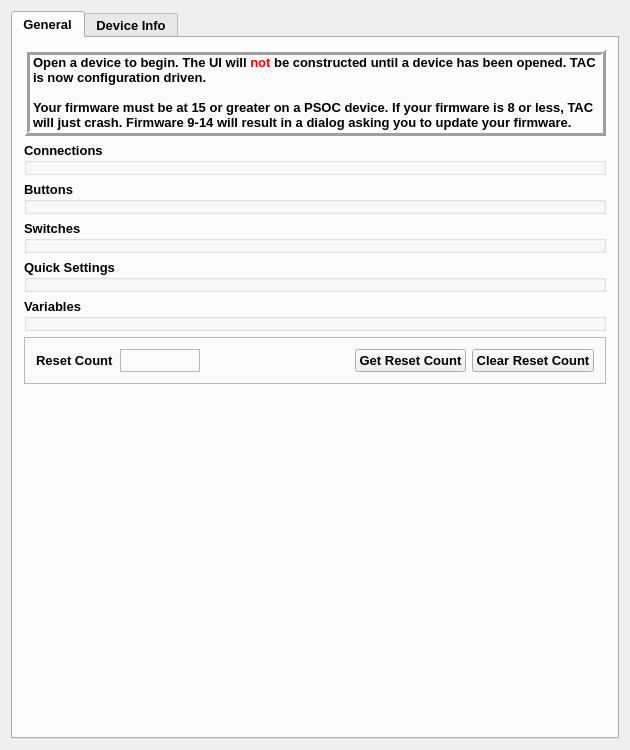
<?xml version="1.0" encoding="UTF-8"?>
<ui version="4.0">
 <class>TACFrameClass</class>
 <widget class="QWidget" name="TACFrameClass">
  <property name="geometry">
   <rect>
    <x>0</x>
    <y>0</y>
    <width>630</width>
    <height>750</height>
   </rect>
  </property>
  <property name="minimumSize">
   <size>
    <width>100</width>
    <height>500</height>
   </size>
  </property>
  <property name="windowTitle">
   <string>Test Automation Controller</string>
  </property>
  <property name="windowIcon">
   <iconset>
    <normaloff>:/TAC.png</normaloff>:/TAC.png</iconset>
  </property>
  <layout class="QVBoxLayout" name="verticalLayout">
   <item>
    <widget class="QTabWidget" name="_tabs">
     <property name="font">
      <font>
       <pointsize>10</pointsize>
       <bold>true</bold>
      </font>
     </property>
     <property name="currentIndex">
      <number>0</number>
     </property>
     <widget class="QWidget" name="General">
      <property name="minimumSize">
       <size>
        <width>200</width>
        <height>200</height>
       </size>
      </property>
      <attribute name="title">
       <string>General</string>
      </attribute>
      <layout class="QVBoxLayout" name="_generalLayout">
       <item>
        <widget class="QLabel" name="_messageForTheDim">
         <property name="frameShape">
          <enum>QFrame::Shape::Box</enum>
         </property>
         <property name="frameShadow">
          <enum>QFrame::Shadow::Raised</enum>
         </property>
         <property name="lineWidth">
          <number>3</number>
         </property>
         <property name="text">
          <string>&lt;html&gt;&lt;head/&gt;&lt;body&gt;&lt;p&gt;Open a device to begin. The UI will &lt;span style=&quot; color:#ff0000;&quot;&gt;not&lt;/span&gt; be constructed until a device has been opened. TAC is now configuration driven.&lt;br/&gt;&lt;br/&gt;Your firmware must be at 15 or greater on a PSOC device. If your firmware is 8 or less, TAC will just crash. Firmware 9-14 will result in a dialog asking you to update your firmware.&lt;/p&gt;&lt;/body&gt;&lt;/html&gt;</string>
         </property>
         <property name="wordWrap">
          <bool>true</bool>
         </property>
        </widget>
       </item>
       <item>
        <widget class="QGroupBox" name="_connectionsGroupBox">
         <property name="font">
          <font>
           <pointsize>10</pointsize>
           <bold>true</bold>
          </font>
         </property>
         <property name="title">
          <string>Connections</string>
         </property>
        </widget>
       </item>
       <item>
        <widget class="QGroupBox" name="_buttonsGroupBox">
         <property name="sizePolicy">
          <sizepolicy hsizetype="Preferred" vsizetype="Minimum">
           <horstretch>0</horstretch>
           <verstretch>0</verstretch>
          </sizepolicy>
         </property>
         <property name="font">
          <font>
           <pointsize>10</pointsize>
           <bold>true</bold>
           <kerning>false</kerning>
          </font>
         </property>
         <property name="title">
          <string>Buttons</string>
         </property>
        </widget>
       </item>
       <item>
        <widget class="QGroupBox" name="_switchesGroupBox">
         <property name="sizePolicy">
          <sizepolicy hsizetype="Preferred" vsizetype="Minimum">
           <horstretch>0</horstretch>
           <verstretch>0</verstretch>
          </sizepolicy>
         </property>
         <property name="font">
          <font>
           <pointsize>10</pointsize>
           <bold>true</bold>
          </font>
         </property>
         <property name="title">
          <string>Switches</string>
         </property>
        </widget>
       </item>
       <item>
        <widget class="QGroupBox" name="_quickSettingsGroupBox">
         <property name="sizePolicy">
          <sizepolicy hsizetype="Preferred" vsizetype="Minimum">
           <horstretch>0</horstretch>
           <verstretch>0</verstretch>
          </sizepolicy>
         </property>
         <property name="font">
          <font>
           <pointsize>10</pointsize>
           <bold>true</bold>
          </font>
         </property>
         <property name="title">
          <string>Quick Settings</string>
         </property>
        </widget>
       </item>
       <item>
        <widget class="QGroupBox" name="_variablesGroupBox">
         <property name="sizePolicy">
          <sizepolicy hsizetype="Preferred" vsizetype="Minimum">
           <horstretch>0</horstretch>
           <verstretch>0</verstretch>
          </sizepolicy>
         </property>
         <property name="font">
          <font>
           <pointsize>10</pointsize>
           <bold>true</bold>
          </font>
         </property>
         <property name="title">
          <string>Variables</string>
         </property>
        </widget>
       </item>
       <item>
        <widget class="QFrame" name="_resetFrame">
         <property name="frameShape">
          <enum>QFrame::Shape::StyledPanel</enum>
         </property>
         <property name="frameShadow">
          <enum>QFrame::Shadow::Raised</enum>
         </property>
         <layout class="QHBoxLayout" name="horizontalLayout_3">
          <item>
           <widget class="QLabel" name="_resetCountLabel">
            <property name="text">
             <string>&lt;html&gt;&lt;head/&gt;&lt;body&gt;&lt;p&gt;&lt;span style=&quot; font-size:10pt; font-weight:600;&quot;&gt;Reset Count&lt;/span&gt;&lt;/p&gt;&lt;/body&gt;&lt;/html&gt;</string>
            </property>
           </widget>
          </item>
          <item>
           <widget class="QLabel" name="_resetCount">
            <property name="minimumSize">
             <size>
              <width>80</width>
              <height>0</height>
             </size>
            </property>
            <property name="frameShape">
             <enum>QFrame::Shape::StyledPanel</enum>
            </property>
            <property name="frameShadow">
             <enum>QFrame::Shadow::Sunken</enum>
            </property>
            <property name="text">
             <string/>
            </property>
            <property name="alignment">
             <set>Qt::AlignmentFlag::AlignRight|Qt::AlignmentFlag::AlignTrailing|Qt::AlignmentFlag::AlignVCenter</set>
            </property>
           </widget>
          </item>
          <item>
           <spacer name="horizontalSpacer_10">
            <property name="orientation">
             <enum>Qt::Orientation::Horizontal</enum>
            </property>
            <property name="sizeHint" stdset="0">
             <size>
              <width>40</width>
              <height>20</height>
             </size>
            </property>
           </spacer>
          </item>
          <item>
           <widget class="QPushButton" name="_getResetCountButton">
            <property name="font">
             <font>
              <pointsize>10</pointsize>
              <bold>true</bold>
             </font>
            </property>
            <property name="text">
             <string>Get Reset Count</string>
            </property>
           </widget>
          </item>
          <item>
           <widget class="QPushButton" name="_clearResetCountButton">
            <property name="font">
             <font>
              <pointsize>10</pointsize>
              <bold>true</bold>
             </font>
            </property>
            <property name="text">
             <string>Clear Reset Count</string>
            </property>
           </widget>
          </item>
         </layout>
        </widget>
       </item>
       <item>
        <spacer name="verticalSpacer_3">
         <property name="orientation">
          <enum>Qt::Orientation::Vertical</enum>
         </property>
         <property name="sizeHint" stdset="0">
          <size>
           <width>20</width>
           <height>99</height>
          </size>
         </property>
        </spacer>
       </item>
      </layout>
     </widget>
     <widget class="QWidget" name="DeviceInfo">
      <attribute name="title">
       <string>Device Info</string>
      </attribute>
      <layout class="QVBoxLayout" name="_deviceInfoLayout">
       <item>
        <widget class="QFrame" name="frame_2">
         <property name="frameShape">
          <enum>QFrame::Shape::StyledPanel</enum>
         </property>
         <property name="frameShadow">
          <enum>QFrame::Shadow::Raised</enum>
         </property>
         <layout class="QVBoxLayout" name="verticalLayout_6">
          <item>
           <widget class="QGroupBox" name="groupBox_5">
            <property name="title">
             <string>Alpaca Device Information</string>
            </property>
            <layout class="QVBoxLayout" name="verticalLayout_5">
             <item>
              <layout class="QHBoxLayout" name="horizontalLayout_2" stretch="1,2,1">
               <item>
                <layout class="QVBoxLayout" name="verticalLayout_2">
                 <item>
                  <widget class="QLabel" name="_hardwareTypeLabel">
                   <property name="sizePolicy">
                    <sizepolicy hsizetype="Minimum" vsizetype="Preferred">
                     <horstretch>0</horstretch>
                     <verstretch>0</verstretch>
                    </sizepolicy>
                   </property>
                   <property name="text">
                    <string>&lt;html&gt;&lt;head/&gt;&lt;body&gt;&lt;p&gt;Hardware Type:&lt;/p&gt;&lt;/body&gt;&lt;/html&gt;</string>
                   </property>
                   <property name="alignment">
                    <set>Qt::AlignmentFlag::AlignRight|Qt::AlignmentFlag::AlignTrailing|Qt::AlignmentFlag::AlignVCenter</set>
                   </property>
                  </widget>
                 </item>
                 <item>
                  <widget class="QLabel" name="_hardwareVersionLabel">
                   <property name="sizePolicy">
                    <sizepolicy hsizetype="Minimum" vsizetype="Preferred">
                     <horstretch>0</horstretch>
                     <verstretch>0</verstretch>
                    </sizepolicy>
                   </property>
                   <property name="text">
                    <string>&lt;html&gt;&lt;head/&gt;&lt;body&gt;&lt;p&gt;HW Version:&lt;/p&gt;&lt;/body&gt;&lt;/html&gt;</string>
                   </property>
                   <property name="alignment">
                    <set>Qt::AlignmentFlag::AlignRight|Qt::AlignmentFlag::AlignTrailing|Qt::AlignmentFlag::AlignVCenter</set>
                   </property>
                  </widget>
                 </item>
                 <item>
                  <widget class="QLabel" name="_firmwareVersionLabel">
                   <property name="sizePolicy">
                    <sizepolicy hsizetype="Minimum" vsizetype="Preferred">
                     <horstretch>0</horstretch>
                     <verstretch>0</verstretch>
                    </sizepolicy>
                   </property>
                   <property name="text">
                    <string>&lt;html&gt;&lt;head/&gt;&lt;body&gt;&lt;p&gt;Firmware Version:&lt;/p&gt;&lt;/body&gt;&lt;/html&gt;</string>
                   </property>
                   <property name="alignment">
                    <set>Qt::AlignmentFlag::AlignRight|Qt::AlignmentFlag::AlignTrailing|Qt::AlignmentFlag::AlignVCenter</set>
                   </property>
                  </widget>
                 </item>
                 <item>
                  <widget class="QLabel" name="_firmwareVersionLabel_2">
                   <property name="sizePolicy">
                    <sizepolicy hsizetype="Minimum" vsizetype="Preferred">
                     <horstretch>0</horstretch>
                     <verstretch>0</verstretch>
                    </sizepolicy>
                   </property>
                   <property name="text">
                    <string>&lt;html&gt;&lt;head/&gt;&lt;body&gt;&lt;p&gt;Chipset:&lt;/p&gt;&lt;/body&gt;&lt;/html&gt;</string>
                   </property>
                   <property name="alignment">
                    <set>Qt::AlignmentFlag::AlignRight|Qt::AlignmentFlag::AlignTrailing|Qt::AlignmentFlag::AlignVCenter</set>
                   </property>
                  </widget>
                 </item>
                 <item>
                  <widget class="QLabel" name="_deviceNameLabel">
                   <property name="sizePolicy">
                    <sizepolicy hsizetype="Minimum" vsizetype="Preferred">
                     <horstretch>0</horstretch>
                     <verstretch>0</verstretch>
                    </sizepolicy>
                   </property>
                   <property name="text">
                    <string>&lt;html&gt;&lt;head/&gt;&lt;body&gt;&lt;p&gt;Name:&lt;/p&gt;&lt;/body&gt;&lt;/html&gt;</string>
                   </property>
                   <property name="alignment">
                    <set>Qt::AlignmentFlag::AlignRight|Qt::AlignmentFlag::AlignTrailing|Qt::AlignmentFlag::AlignVCenter</set>
                   </property>
                  </widget>
                 </item>
                 <item>
                  <widget class="QLabel" name="_deviceUUIDLabel">
                   <property name="sizePolicy">
                    <sizepolicy hsizetype="Minimum" vsizetype="Preferred">
                     <horstretch>0</horstretch>
                     <verstretch>0</verstretch>
                    </sizepolicy>
                   </property>
                   <property name="text">
                    <string>&lt;html&gt;&lt;head/&gt;&lt;body&gt;&lt;p&gt;UUID:&lt;/p&gt;&lt;/body&gt;&lt;/html&gt;</string>
                   </property>
                   <property name="alignment">
                    <set>Qt::AlignmentFlag::AlignRight|Qt::AlignmentFlag::AlignTrailing|Qt::AlignmentFlag::AlignVCenter</set>
                   </property>
                  </widget>
                 </item>
                 <item>
                  <widget class="QLabel" name="_serialNumberLabel">
                   <property name="sizePolicy">
                    <sizepolicy hsizetype="Minimum" vsizetype="Preferred">
                     <horstretch>0</horstretch>
                     <verstretch>0</verstretch>
                    </sizepolicy>
                   </property>
                   <property name="text">
                    <string>&lt;html&gt;&lt;head/&gt;&lt;body&gt;&lt;p&gt;Serial Number:&lt;/p&gt;&lt;/body&gt;&lt;/html&gt;</string>
                   </property>
                   <property name="alignment">
                    <set>Qt::AlignmentFlag::AlignRight|Qt::AlignmentFlag::AlignTrailing|Qt::AlignmentFlag::AlignVCenter</set>
                   </property>
                  </widget>
                 </item>
                 <item>
                  <widget class="QLabel" name="_platformIDLabel">
                   <property name="sizePolicy">
                    <sizepolicy hsizetype="Minimum" vsizetype="Preferred">
                     <horstretch>0</horstretch>
                     <verstretch>0</verstretch>
                    </sizepolicy>
                   </property>
                   <property name="text">
                    <string>&lt;html&gt;&lt;head/&gt;&lt;body&gt;&lt;p&gt;Platform ID:&lt;/p&gt;&lt;/body&gt;&lt;/html&gt;</string>
                   </property>
                   <property name="alignment">
                    <set>Qt::AlignmentFlag::AlignRight|Qt::AlignmentFlag::AlignTrailing|Qt::AlignmentFlag::AlignVCenter</set>
                   </property>
                  </widget>
                 </item>
                 <item>
                  <widget class="QLabel" name="_macAddressLabel">
                   <property name="text">
                    <string>&lt;html&gt;&lt;head/&gt;&lt;body&gt;&lt;p&gt;MAC Address:&lt;/p&gt;&lt;/body&gt;&lt;/html&gt;</string>
                   </property>
                   <property name="alignment">
                    <set>Qt::AlignmentFlag::AlignRight|Qt::AlignmentFlag::AlignTrailing|Qt::AlignmentFlag::AlignVCenter</set>
                   </property>
                  </widget>
                 </item>
                 <item>
                  <widget class="QLabel" name="_configFileLabel">
                   <property name="sizePolicy">
                    <sizepolicy hsizetype="Minimum" vsizetype="Preferred">
                     <horstretch>0</horstretch>
                     <verstretch>0</verstretch>
                    </sizepolicy>
                   </property>
                   <property name="text">
                    <string>&lt;html&gt;&lt;head/&gt;&lt;body&gt;&lt;p&gt;Configuration File:&lt;/p&gt;&lt;/body&gt;&lt;/html&gt;</string>
                   </property>
                   <property name="alignment">
                    <set>Qt::AlignmentFlag::AlignRight|Qt::AlignmentFlag::AlignTrailing|Qt::AlignmentFlag::AlignVCenter</set>
                   </property>
                  </widget>
                 </item>
                 <item>
                  <widget class="QLabel" name="_configDateLabel">
                   <property name="sizePolicy">
                    <sizepolicy hsizetype="Minimum" vsizetype="Preferred">
                     <horstretch>0</horstretch>
                     <verstretch>0</verstretch>
                    </sizepolicy>
                   </property>
                   <property name="text">
                    <string>&lt;html&gt;&lt;head/&gt;&lt;body&gt;&lt;p&gt;Configuration Date:&lt;/p&gt;&lt;/body&gt;&lt;/html&gt;</string>
                   </property>
                   <property name="alignment">
                    <set>Qt::AlignmentFlag::AlignRight|Qt::AlignmentFlag::AlignTrailing|Qt::AlignmentFlag::AlignVCenter</set>
                   </property>
                  </widget>
                 </item>
                 <item>
                  <widget class="QLabel" name="_configFileVersionLabel">
                   <property name="sizePolicy">
                    <sizepolicy hsizetype="Minimum" vsizetype="Preferred">
                     <horstretch>0</horstretch>
                     <verstretch>0</verstretch>
                    </sizepolicy>
                   </property>
                   <property name="text">
                    <string>&lt;html&gt;&lt;head/&gt;&lt;body&gt;&lt;p&gt;Configuration File Version:&lt;/p&gt;&lt;/body&gt;&lt;/html&gt;</string>
                   </property>
                   <property name="alignment">
                    <set>Qt::AlignmentFlag::AlignRight|Qt::AlignmentFlag::AlignTrailing|Qt::AlignmentFlag::AlignVCenter</set>
                   </property>
                  </widget>
                 </item>
                </layout>
               </item>
               <item>
                <layout class="QVBoxLayout" name="verticalLayout_3">
                 <item>
                  <widget class="QLabel" name="_hardwareType">
                   <property name="text">
                    <string>-</string>
                   </property>
                   <property name="alignment">
                    <set>Qt::AlignmentFlag::AlignCenter</set>
                   </property>
                  </widget>
                 </item>
                 <item>
                  <widget class="QLabel" name="_hardwareVersion">
                   <property name="text">
                    <string>-</string>
                   </property>
                   <property name="alignment">
                    <set>Qt::AlignmentFlag::AlignCenter</set>
                   </property>
                  </widget>
                 </item>
                 <item>
                  <widget class="QLabel" name="_firmwareVersion">
                   <property name="text">
                    <string>-</string>
                   </property>
                   <property name="alignment">
                    <set>Qt::AlignmentFlag::AlignCenter</set>
                   </property>
                  </widget>
                 </item>
                 <item>
                  <widget class="QLabel" name="_chipset">
                   <property name="text">
                    <string>&lt;html&gt;&lt;head/&gt;&lt;body&gt;&lt;p&gt;-&lt;/p&gt;&lt;/body&gt;&lt;/html&gt;</string>
                   </property>
                   <property name="alignment">
                    <set>Qt::AlignmentFlag::AlignCenter</set>
                   </property>
                  </widget>
                 </item>
                 <item>
                  <widget class="QLabel" name="_deviceName">
                   <property name="minimumSize">
                    <size>
                     <width>124</width>
                     <height>0</height>
                    </size>
                   </property>
                   <property name="text">
                    <string>-</string>
                   </property>
                   <property name="alignment">
                    <set>Qt::AlignmentFlag::AlignCenter</set>
                   </property>
                  </widget>
                 </item>
                 <item>
                  <widget class="QLabel" name="_deviceUUID">
                   <property name="text">
                    <string>-</string>
                   </property>
                   <property name="alignment">
                    <set>Qt::AlignmentFlag::AlignCenter</set>
                   </property>
                  </widget>
                 </item>
                 <item>
                  <widget class="QLabel" name="_serialNumber">
                   <property name="text">
                    <string>-</string>
                   </property>
                   <property name="alignment">
                    <set>Qt::AlignmentFlag::AlignCenter</set>
                   </property>
                  </widget>
                 </item>
                 <item>
                  <widget class="QLabel" name="_platformID">
                   <property name="text">
                    <string>-</string>
                   </property>
                   <property name="alignment">
                    <set>Qt::AlignmentFlag::AlignCenter</set>
                   </property>
                  </widget>
                 </item>
                 <item>
                  <widget class="QLabel" name="_macAddress">
                   <property name="text">
                    <string>-</string>
                   </property>
                   <property name="alignment">
                    <set>Qt::AlignmentFlag::AlignCenter</set>
                   </property>
                  </widget>
                 </item>
                 <item>
                  <widget class="QLabel" name="_configurationFile">
                   <property name="text">
                    <string>-</string>
                   </property>
                   <property name="alignment">
                    <set>Qt::AlignmentFlag::AlignCenter</set>
                   </property>
                  </widget>
                 </item>
                 <item>
                  <widget class="QLabel" name="_configurationDate">
                   <property name="text">
                    <string>-</string>
                   </property>
                   <property name="alignment">
                    <set>Qt::AlignmentFlag::AlignCenter</set>
                   </property>
                  </widget>
                 </item>
                 <item>
                  <widget class="QLabel" name="_configurationFileVersion">
                   <property name="text">
                    <string>-</string>
                   </property>
                   <property name="alignment">
                    <set>Qt::AlignmentFlag::AlignCenter</set>
                   </property>
                  </widget>
                 </item>
                </layout>
               </item>
               <item>
                <layout class="QVBoxLayout" name="verticalLayout_4">
                 <item>
                  <spacer name="horizontalSpacer_11">
                   <property name="orientation">
                    <enum>Qt::Orientation::Horizontal</enum>
                   </property>
                   <property name="sizeType">
                    <enum>QSizePolicy::Policy::Minimum</enum>
                   </property>
                   <property name="sizeHint" stdset="0">
                    <size>
                     <width>10</width>
                     <height>20</height>
                    </size>
                   </property>
                  </spacer>
                 </item>
                 <item>
                  <spacer name="horizontalSpacer_9">
                   <property name="orientation">
                    <enum>Qt::Orientation::Horizontal</enum>
                   </property>
                   <property name="sizeType">
                    <enum>QSizePolicy::Policy::Minimum</enum>
                   </property>
                   <property name="sizeHint" stdset="0">
                    <size>
                     <width>10</width>
                     <height>20</height>
                    </size>
                   </property>
                  </spacer>
                 </item>
                 <item>
                  <spacer name="horizontalSpacer_7">
                   <property name="orientation">
                    <enum>Qt::Orientation::Horizontal</enum>
                   </property>
                   <property name="sizeType">
                    <enum>QSizePolicy::Policy::Minimum</enum>
                   </property>
                   <property name="sizeHint" stdset="0">
                    <size>
                     <width>10</width>
                     <height>20</height>
                    </size>
                   </property>
                  </spacer>
                 </item>
                 <item>
                  <spacer name="horizontalSpacer_8">
                   <property name="orientation">
                    <enum>Qt::Orientation::Horizontal</enum>
                   </property>
                   <property name="sizeType">
                    <enum>QSizePolicy::Policy::Minimum</enum>
                   </property>
                   <property name="sizeHint" stdset="0">
                    <size>
                     <width>10</width>
                     <height>20</height>
                    </size>
                   </property>
                  </spacer>
                 </item>
                 <item>
                  <layout class="QHBoxLayout" name="horizontalLayout">
                   <item>
                    <spacer name="horizontalSpacer_5">
                     <property name="orientation">
                      <enum>Qt::Orientation::Horizontal</enum>
                     </property>
                     <property name="sizeType">
                      <enum>QSizePolicy::Policy::Minimum</enum>
                     </property>
                     <property name="sizeHint" stdset="0">
                      <size>
                       <width>10</width>
                       <height>20</height>
                      </size>
                     </property>
                    </spacer>
                   </item>
                   <item>
                    <widget class="QPushButton" name="_renameButton">
                     <property name="enabled">
                      <bool>false</bool>
                     </property>
                     <property name="text">
                      <string>Rename...</string>
                     </property>
                    </widget>
                   </item>
                  </layout>
                 </item>
                 <item>
                  <spacer name="horizontalSpacer_6">
                   <property name="orientation">
                    <enum>Qt::Orientation::Horizontal</enum>
                   </property>
                   <property name="sizeType">
                    <enum>QSizePolicy::Policy::Minimum</enum>
                   </property>
                   <property name="sizeHint" stdset="0">
                    <size>
                     <width>10</width>
                     <height>20</height>
                    </size>
                   </property>
                  </spacer>
                 </item>
                 <item>
                  <spacer name="horizontalSpacer">
                   <property name="orientation">
                    <enum>Qt::Orientation::Horizontal</enum>
                   </property>
                   <property name="sizeType">
                    <enum>QSizePolicy::Policy::Minimum</enum>
                   </property>
                   <property name="sizeHint" stdset="0">
                    <size>
                     <width>10</width>
                     <height>20</height>
                    </size>
                   </property>
                  </spacer>
                 </item>
                 <item>
                  <spacer name="horizontalSpacer_2">
                   <property name="orientation">
                    <enum>Qt::Orientation::Horizontal</enum>
                   </property>
                   <property name="sizeType">
                    <enum>QSizePolicy::Policy::Minimum</enum>
                   </property>
                   <property name="sizeHint" stdset="0">
                    <size>
                     <width>10</width>
                     <height>20</height>
                    </size>
                   </property>
                  </spacer>
                 </item>
                 <item>
                  <spacer name="horizontalSpacer_3">
                   <property name="orientation">
                    <enum>Qt::Orientation::Horizontal</enum>
                   </property>
                   <property name="sizeType">
                    <enum>QSizePolicy::Policy::Minimum</enum>
                   </property>
                   <property name="sizeHint" stdset="0">
                    <size>
                     <width>10</width>
                     <height>20</height>
                    </size>
                   </property>
                  </spacer>
                 </item>
                 <item>
                  <spacer name="horizontalSpacer_4">
                   <property name="orientation">
                    <enum>Qt::Orientation::Horizontal</enum>
                   </property>
                   <property name="sizeType">
                    <enum>QSizePolicy::Policy::Minimum</enum>
                   </property>
                   <property name="sizeHint" stdset="0">
                    <size>
                     <width>10</width>
                     <height>20</height>
                    </size>
                   </property>
                  </spacer>
                 </item>
                 <item>
                  <spacer name="horizontalSpacer_13">
                   <property name="orientation">
                    <enum>Qt::Orientation::Horizontal</enum>
                   </property>
                   <property name="sizeHint" stdset="0">
                    <size>
                     <width>40</width>
                     <height>20</height>
                    </size>
                   </property>
                  </spacer>
                 </item>
                 <item>
                  <spacer name="horizontalSpacer_12">
                   <property name="orientation">
                    <enum>Qt::Orientation::Horizontal</enum>
                   </property>
                   <property name="sizeType">
                    <enum>QSizePolicy::Policy::Minimum</enum>
                   </property>
                   <property name="sizeHint" stdset="0">
                    <size>
                     <width>10</width>
                     <height>20</height>
                    </size>
                   </property>
                  </spacer>
                 </item>
                </layout>
               </item>
              </layout>
             </item>
            </layout>
           </widget>
          </item>
          <item>
           <spacer name="verticalSpacer">
            <property name="orientation">
             <enum>Qt::Orientation::Vertical</enum>
            </property>
            <property name="sizeHint" stdset="0">
             <size>
              <width>20</width>
              <height>363</height>
             </size>
            </property>
           </spacer>
          </item>
         </layout>
        </widget>
       </item>
      </layout>
     </widget>
    </widget>
   </item>
  </layout>
  <action name="actionExit">
   <property name="text">
    <string>Exit</string>
   </property>
  </action>
  <action name="actionAlpacaDeviceOpen">
   <property name="text">
    <string>Alpaca Device</string>
   </property>
  </action>
 </widget>
 <layoutdefault spacing="6" margin="11"/>
 <resources/>
 <connections/>
</ui>
